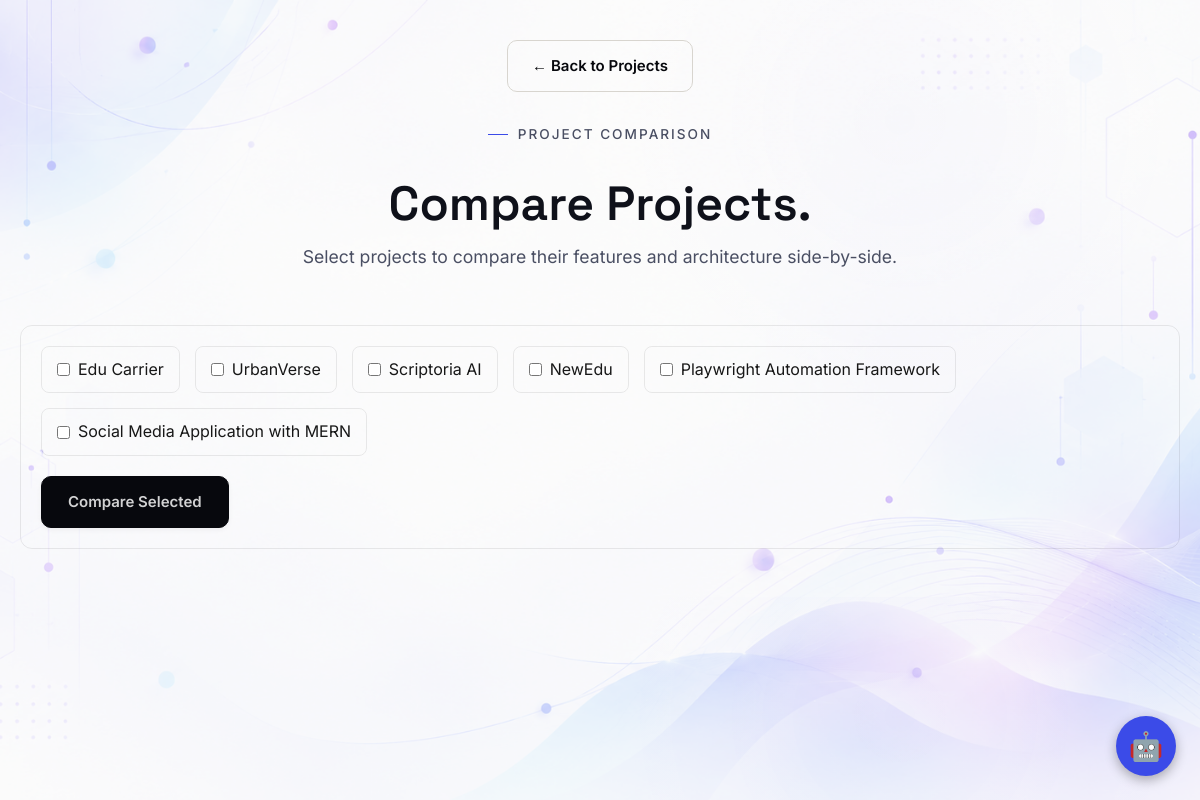
/projects/compare/, run on the app's committed database.
### portfolio/models.py (models this page shows)
class Project(models.Model):
 status=models.CharField(max_length=20, choices=[('draft', 'Draft'), ('published', 'Published')], default='published'); project_image=models.ImageField(upload_to='projects/', blank=True, null=True); title=models.CharField(max_length=180); category=models.CharField(max_length=100); description=models.TextField(); technologies=models.TextField(); github_url=models.URLField(blank=True); live_url=models.URLField(blank=True); project_category=models.CharField(max_length=20, choices=[('featured', 'Featured Project'), ('more', 'More Project')], default='more'); order=models.IntegerField(default=0)
 class Meta: ordering=['order','id']

### portfolio/views.py (the view)
# urls.py: path('projects/compare/', views.project_compare, name='project_compare'),
def project_compare(request):
 seed()
 project_ids = request.GET.getlist('projects')
 projects = Project.objects.filter(id__in=project_ids) if project_ids else []
 all_projects = Project.objects.filter(status='published')
 return render(request, 'project_compare.html', {'overall_status': get_overall_status(), 'overall_status': get_overall_status(), 'projects': projects, 'all_projects': all_projects, 'profile': Portfolio.objects.first()})

### portfolio/views.py (called while the page is built)
def get_overall_status():
    statuses = SystemStatus.objects.filter(is_active=True).values_list('status', flat=True)
    if not statuses: return {"text": "System status information is currently unavailable.", "color": "var(--text-light)"}
    if "major_outage" in statuses: return {"text": "Major System Outage", "color": "#dc3545"}
    if "partial_outage" in statuses: return {"text": "Partial System Outage", "color": "#fd7e14"}
    if "degraded" in statuses: return {"text": "Some Systems Experiencing Degraded Performance", "color": "#ffc107"}
    return {"text": "All Systems Operational", "color": "var(--success)"}

### templates/project_compare.html (shortened to what this page needs)
{% extends 'base.html' %}
{% block content %}
<main id="project-compare" style="padding-top: 40px;">
    <div class="container">
        <div style="text-align: center; margin-bottom: 2rem;">
            <a href="{% url 'home' %}#projects" class="btn-secondary" style="display: inline-flex; align-items: center; justify-content: center;">← Back to Projects</a>
        </div>
        <div class="cert-section-header">
            <span class="section-label"><span class="accent-line"></span>PROJECT COMPARISON</span>
            <h2>Compare Projects.</h2>
            <p class="cert-subtitle">Select projects to compare their features and architecture side-by-side.</p>
        </div>
        <form method="get" action="{% url 'project_compare' %}" style="margin-bottom: 3rem; background: var(--bg-card); padding: 20px; border-radius: 12px; border: 1px solid var(--border);">
            <div style="display: flex; gap: 15px; flex-wrap: wrap; margin-bottom: 20px;">
                {% for p in all_projects %}
                <label style="display: flex; align-items: center; gap: 8px; cursor: pointer; padding: 10px 15px; border: 1px solid var(--border); border-radius: 8px; ">
                    <input type="checkbox" name="projects" value="{{ p.id }}" {% if p in projects %}checked{% endif %} style="width: auto;">
                    {{ p.title }}
                </label>
                {% endfor %}
            </div>
            <button type="submit" class="btn-primary">Compare Selected</button>
        </form>
    </div>
</main>
{% endblock %}

### data on the page
Project: title "Edu Carrier"
Project: title "UrbanVerse"
Project: title "Scriptoria AI"
Project: title "NewEdu"
Project: title "Playwright Automation Framework"
Project: title "Social Media Application with MERN"
